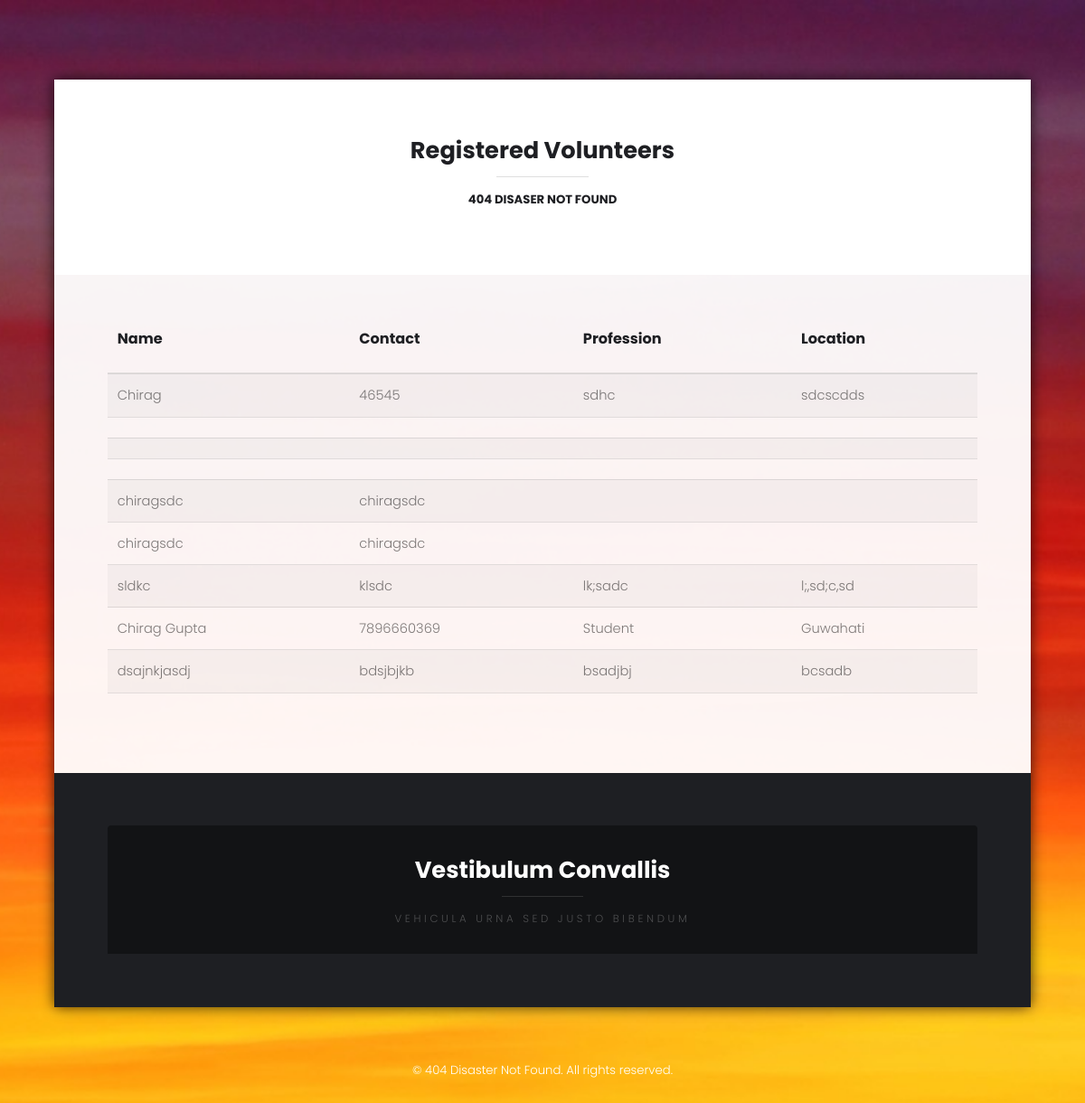
The page /getregister/ on the database as committed earlier.
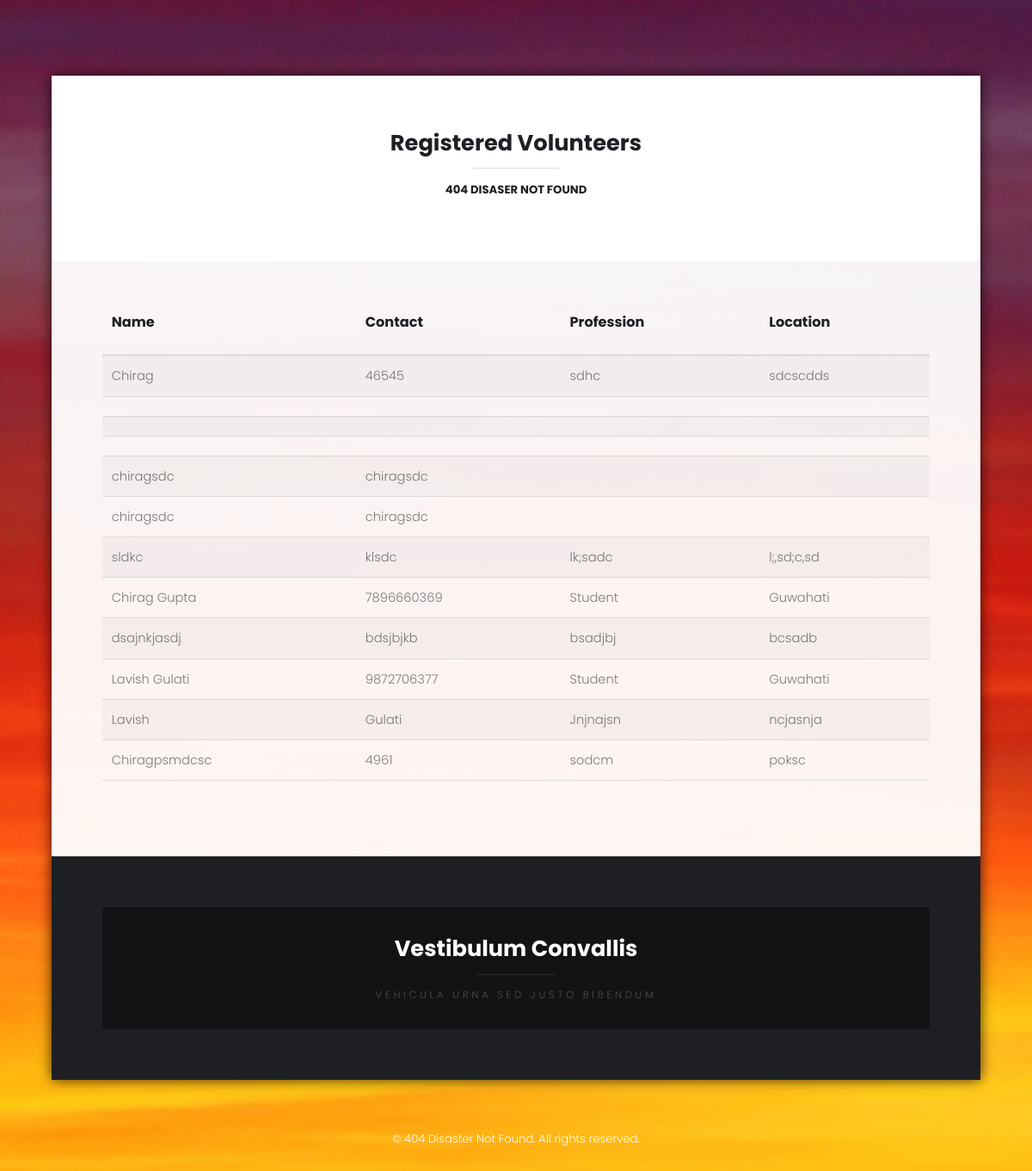
The same page on the database as committed later.
### forms/models.py (models this page shows, shortened)
class Register(models.Model):
	name = models.CharField(max_length=300)
	contact = models.CharField(max_length=300)
	profession = models.CharField(max_length=300)
	location = models.CharField(max_length=100)
	message = models.CharField(max_length=300)

### forms/views.py (the view)
# urls.py: url(r'^getregister/', views.GetRegisterPage, name='getRegister'),
def GetRegisterPage(request):
	all_registers = Register.objects.all()
	context={'all_registers' : all_registers,}
	return render(request,'forms/getReg.html',context)

### forms/templates/forms/getReg.html (shortened to what this page needs)
	{% load staticfiles %}
<!DOCTYPE HTML>
<html>
	<head>
		{% load staticfiles %}
		<link rel="stylesheet" href="{% static 'Assets/RegAsVol/css/main.css' %}" />
	</head>
	<body>
			<section id="main">
				<div class="inner">
					<section id="one" class="wrapper style1">
						<header class="special">
							<h2>Registered Volunteers</h2>
							<h5>404 DISASER NOT FOUND</h5>
						</header>
						<div class="content">
							<table>
								<thead>
									<tr>
										<th><h4>Name</h4></th>
										<th><h4>Contact</h4></th>
										<th><h4>Profession</h4></th>
										<th><h4>Location</h4></th>
									</tr>
								</thead>
								<tbody>
									{% for registers in all_registers %}
									<tr>
										<td>{{registers.name }}</td>
										<td>{{registers.contact}}</td>
										<td>{{registers.profession}}</td>
										<td>{{registers.location}}</td>
									</tr>
									{% endfor %}
								</tbody>
							</table>
						</div>
					</section>
					<section id="two" class="wrapper style2">
						<header>
							<h2>Vestibulum Convallis</h2>
							<p>vehicula urna sed justo bibendum</p>
						</header>
					</section>
				</div>
			</section>
			<footer id="footer">
				<div class="copyright">
					&copy; 404 Disaster Not Found. All rights reserved.
				</div>
			</footer>
	</body>
</html>

Rows that differ between the two databases and show on the page:
added Register: name "Lavish Gulati", contact "9872706377", profession "Student", location "Guwahati"
added Register: name "Lavish", contact "Gulati", profession "Jnjnajsn", location "ncjasnja"
added Register: name "Chiragpsmdcsc", contact "4961", profession "sodcm", location "poksc"
